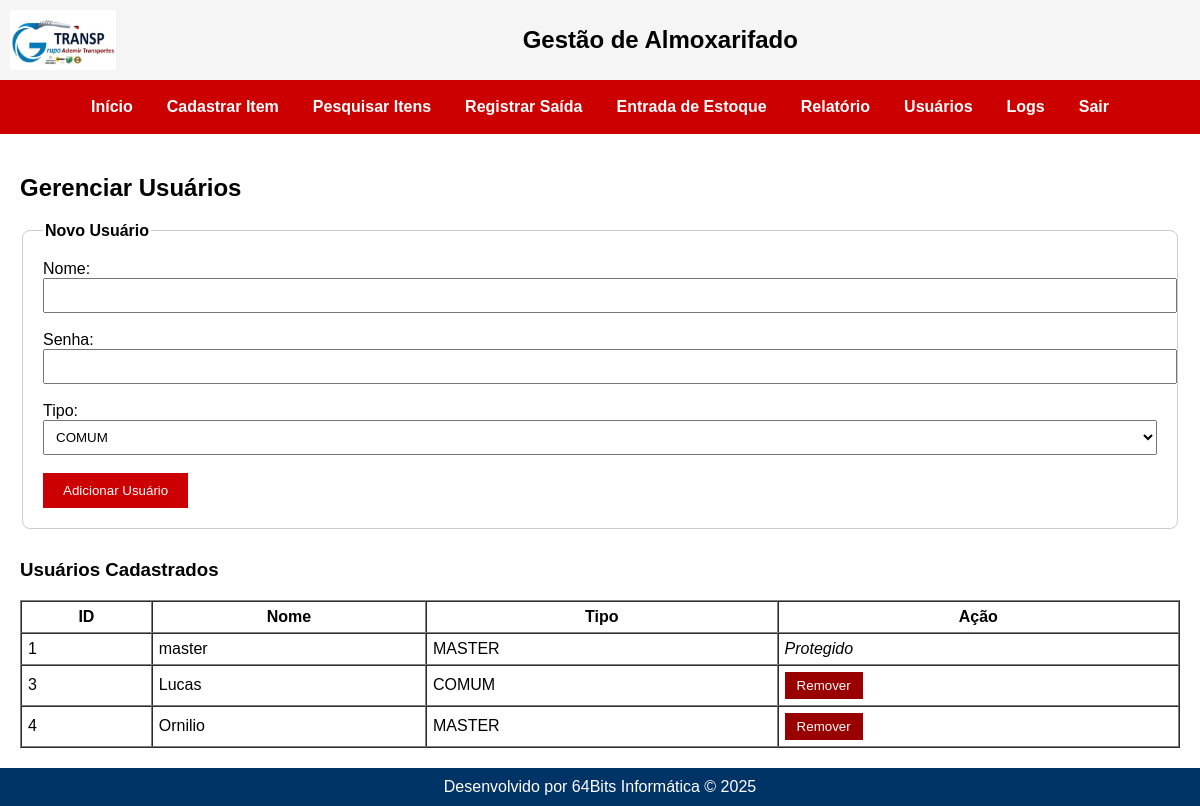
The app's page /usuarios/ (signed in), older data.
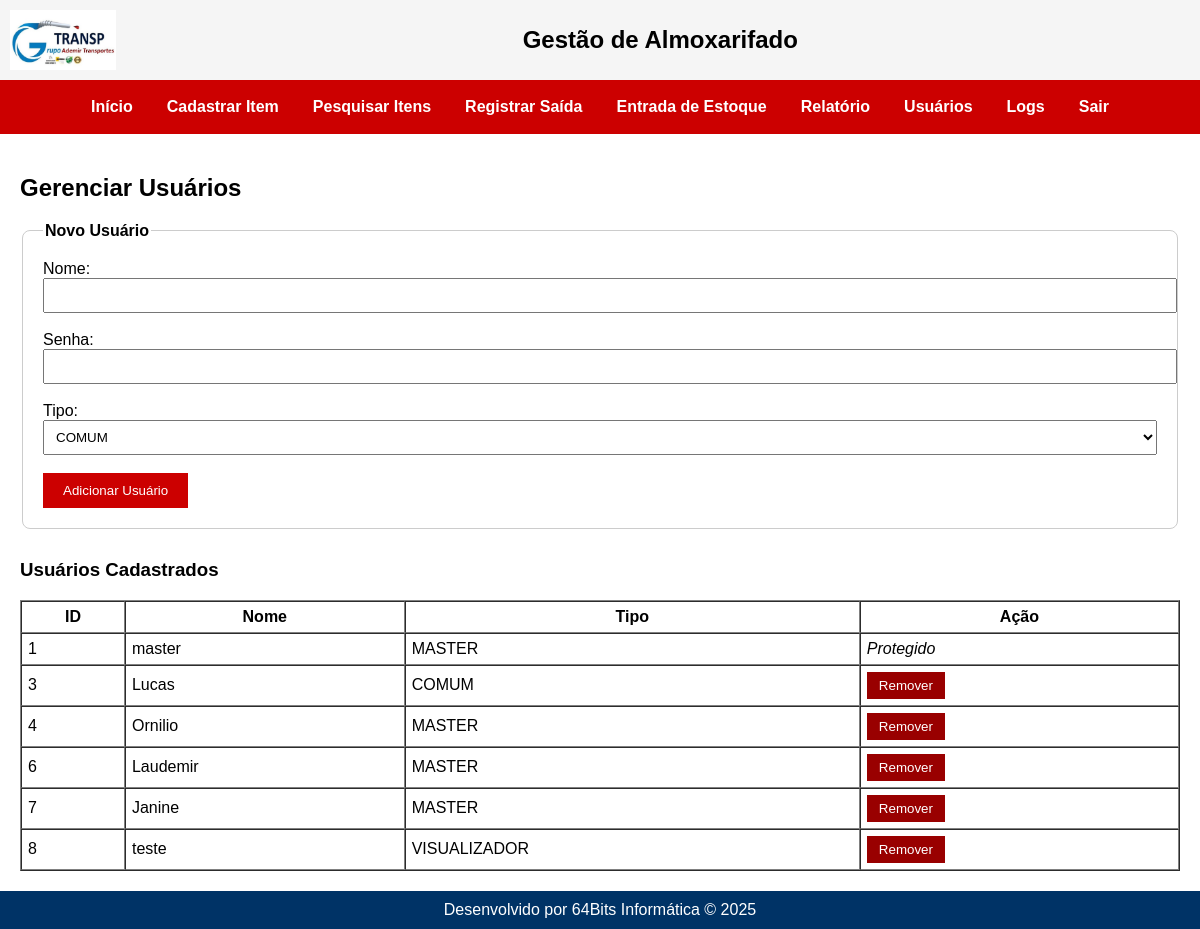
The same page, newer data.
### tables this page shows
CREATE TABLE "usuarios" (
    id INTEGER PRIMARY KEY AUTOINCREMENT,
    nome TEXT NOT NULL UNIQUE,
    senha TEXT NOT NULL,
    tipo TEXT NOT NULL
);

### routes/usuarios.py (the view)
@usuarios_bp.route('/')
def listar_usuarios():
    conn = conectar_db()
    cursor = conn.cursor()
    cursor.execute("SELECT id, nome, tipo FROM usuarios")
    usuarios = cursor.fetchall()
    conn.close()
    return render_template("usuarios.html", usuarios=usuarios)

### app.py (called while the page is built)
@app.before_request
def proteger_rotas():
    print(f"DEBUG - Endpoint acessado: {request.endpoint}")
    rotas_livres = [
        'auth.login',
        'static',
        'usuarios.cadastro_usuario',
    ]
    if 'usuario' not in session and request.endpoint not in rotas_livres:
        flash("Sua sessão expirou. Faça login novamente.", "erro")
        return redirect('/')

### models.py (called while the page is built)
def conectar_db():
    conn = sqlite3.connect(DB_PATH)
    conn.row_factory = sqlite3.Row
    return conn

### templates/usuarios.html (shortened to what this page needs)
{% extends 'base.html' %}
{% block conteudo %}
<h2>Gerenciar Usuários</h2>
<form method="POST" action="/usuarios/adicionar" style="margin-bottom: 30px;">
  <fieldset style="border: 1px solid #ccc; padding: 20px; border-radius: 8px;">
    <legend><strong>Novo Usuário</strong></legend>
    <label>Nome:</label><br>
    <input type="text" name="nome" required style="width: 100%; padding: 8px;"><br><br>
    <label>Senha:</label><br>
    <input type="password" name="senha" required style="width: 100%; padding: 8px;"><br><br>
    <label>Tipo:</label><br>
    <select name="tipo" required style="width: 100%; padding: 8px;">
      <option value="COMUM">COMUM</option>
    </select><br><br>
    <button type="submit" style="background-color: #cc0000; color: white; padding: 10px 20px; border: none;">
      Adicionar Usuário
    </button>
  </fieldset>
</form>
<h3>Usuários Cadastrados</h3>
<table border="1" cellpadding="6" cellspacing="0" style="width: 100%; margin-top: 15px;">
  <thead>
    <tr>
      <th>ID</th><th>Nome</th><th>Tipo</th><th>Ação</th>
    </tr>
  </thead>
  <tbody>
    {% for u in usuarios %}
    <tr>
      <td>{{ u.id }}</td>
      <td>{{ u.nome }}</td>
      <td>{{ u.tipo }}</td>
      <td>
        {% if u.nome != 'master' %}
        <form method="POST" action="/usuarios/remover/{{ u.id }}" style="display: inline;">
          <button type="submit" onclick="return confirm('Deseja remover o usuário {{ u.nome }}?')" style="background-color: #990000; color: white; border: none; padding: 6px 12px;">
            Remover
          </button>
        </form>
        {% else %}
        <em>Protegido</em>
        {% endif %}
      </td>
    </tr>
    {% endfor %}
  </tbody>
</table>
{% endblock %}

### templates/base.html (shortened to what this page needs)
<!DOCTYPE html>
<html lang="pt-br">
<head>
  <link rel="stylesheet" href="{{ url_for('static', filename='style.css') }}">
</head>
<body class="pagina-base">
  <div class="topo">
    <header>
      <img src="{{ url_for('static', filename='logo.jpg') }}" alt="Logo">
      <h2>Gestão de Almoxarifado</h2>
    </header>
  </div>
  <div class="menu">
    <a href="/home" class="{% if request.path == '/home' %}ativo{% endif %}">Início</a>
    <a href="/itens/cadastro" class="{% if request.path == '/itens/cadastro' %}ativo{% endif %}">Cadastrar Item</a>
    <a href="/itens/pesquisar" class="{% if request.path == '/itens/pesquisar' %}ativo{% endif %}">Pesquisar Itens</a>
    <a href="/saidas/registrar" class="{% if request.path == '/saidas/registrar' %}ativo{% endif %}">Registrar Saída</a>
    <a href="/itens/entrada" class="{% if request.path == '/saidas/entrada' %}ativo{% endif %}">Entrada de Estoque</a>
    <a href="/saidas/relatorio" class="{% if request.path == '/saidas/relatorio' %}ativo{% endif %}">Relatório</a>
    {% if session.get('tipo') == 'MASTER' %}
      <a href="/usuarios" class="{% if request.path == '/usuarios' %}ativo{% endif %}">Usuários</a>
      <a href="/logs" class="{% if request.path == '/logs' %}ativo{% endif %}">Logs</a>
    {% endif %}
    <a href="/logout">Sair</a>
  </div>
  <div class="conteudo">
    {% block conteudo %}{% endblock %}
  </div>
  <div class="rodape">
    Desenvolvido por 64Bits Informática &copy; {{ ano if ano else "2025" }}
  </div>
</body>
</html>

### static/style.css (style rules this page uses)
html, body { height: 100%; margin: 0; padding: 0; font-family: Arial, sans-serif; }
.pagina-base { background-color: #ffffff; display: flex; flex-direction: column; min-height: 100%; }
.pagina-base .topo header { padding: 10px; background-color: #f5f5f5; display: flex; align-items: center; }
.pagina-base .topo img { height: 60px; margin-right: 15px; }
.pagina-base .topo h2 { flex: 1; text-align: center; color: black; margin: 0; }
.pagina-base .menu { background-color: #cc0000; padding: 10px; display: flex; gap: 10px; justify-content: center; }
.pagina-base .menu a { color: white; text-decoration: none; font-weight: bold; padding: 8px 12px; border-radius: 4px; }
.pagina-base .conteudo { padding: 20px; flex: 1; }
.pagina-base .rodape { background-color: #003366; color: white; padding: 10px; text-align: center; }

Row changes from the older to the newer data that the page shows:
added usuarios: id "6", nome "Laudemir", tipo "MASTER"
added usuarios: id "7", nome "Janine", tipo "MASTER"
added usuarios: id "8", nome "teste", tipo "VISUALIZADOR"
